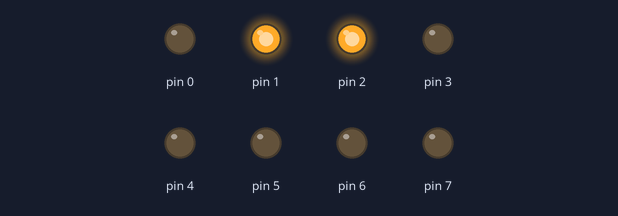
Bench run of a sketch on a simulated Arduino Uno, built with avr-gcc and run on an emulated ATmega328P. Parts: output pins drawn as LEDs (lit = HIGH).

Above: at 0.5 s.
At 2.5 s:
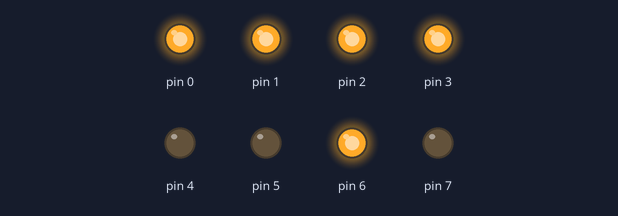
At 3.5 s:
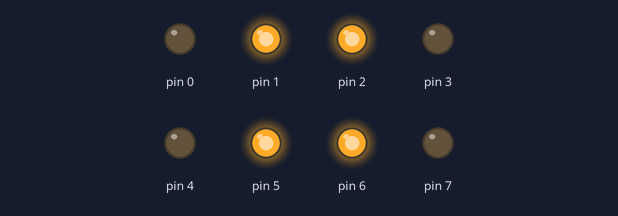
At 5.5 s:
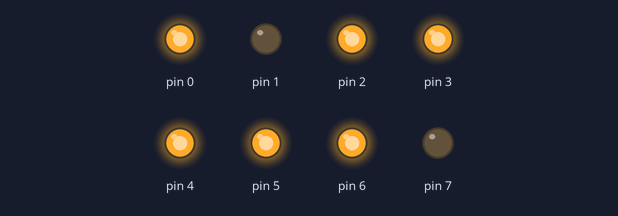
At 7.5 s:
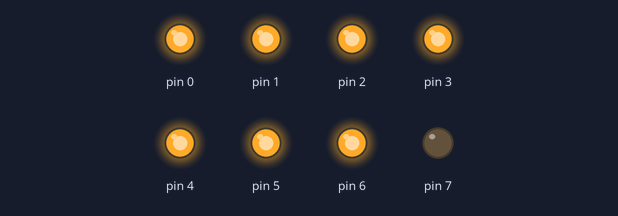
At 10.5 s:
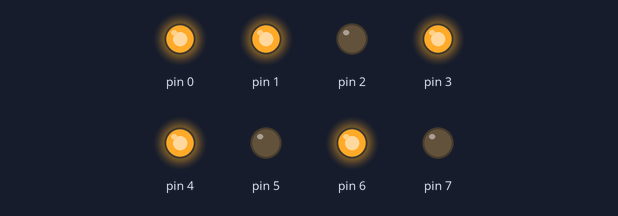
Timing chart, 0 to 11.7 s (numbered marks = the images above):
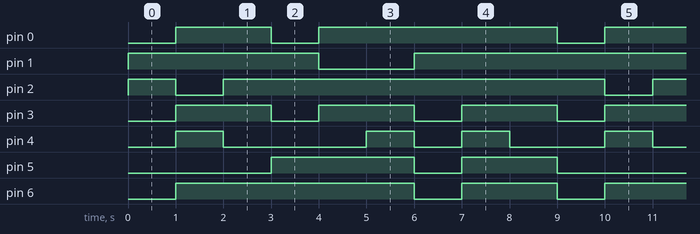

Measured:
- by itself, pin 0: repeats every 9.0 s: LOW 1.0 s, HIGH 5.0 s, LOW 1.0 s, HIGH 2.0 s
- by itself, pin 1: repeats every 9.0 s: LOW 2.0 s, HIGH 7.0 s
- by itself, pin 2: repeats every 9.0 s: LOW 1.0 s, HIGH 8.0 s
- by itself, pin 3: alternates HIGH for 2.0 s and LOW for 1.0 s
- by itself, pin 4: repeats every 9.0 s: LOW 3.0 s, HIGH 1.0 s, LOW 1.0 s, HIGH 1.0 s, LOW 2.0 s, HIGH 1.0 s
- by itself, pin 5: repeats every 9.0 s: LOW 1.0 s, HIGH 2.0 s, LOW 3.0 s, HIGH 3.0 s
- by itself, pin 6: repeats every 9.0 s: LOW 1.0 s, HIGH 2.0 s, LOW 1.0 s, HIGH 5.0 s

The sketch:

sketch_may01a.ino
```cpp
void setup() {

  DDRD = 0b11111111;

}

void loop() {

PORTD = 0b00000110;//1
delay(1000);
PORTD = 0b01011011;//2
delay(1000);
PORTD = 0b01001111; //3
delay(1000);
PORTD = 0b01100110;//4
delay(1000);
PORTD = 0b01101101;//5
delay(1000);
PORTD = 0b01111101;//6
delay(1000);
 PORTD = 0b00000111;//7
delay(1000);
PORTD = 0b01111111;//8
delay(1000);
PORTD = 0b01101111;//9
delay(1000);
}
```
